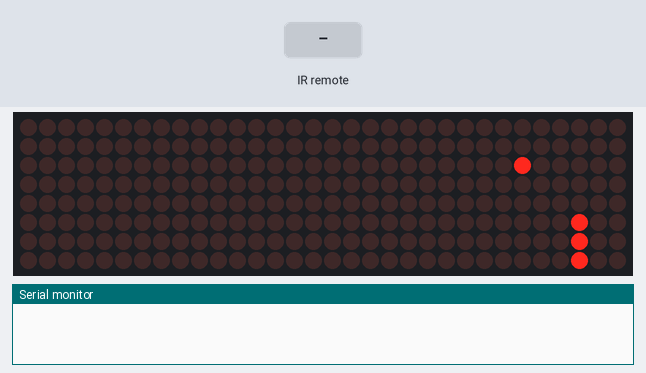
Bench run of a sketch on a simulated ESP8266 (NodeMCU). On the bench: 32×8 LED matrix, the last lines printed to the serial monitor. The test bench sets the inputs (shaded band). Random numbers use the default seed unless the sketch sets one. At 9.6 s the program restarts the board; the recording ends there.

Above: at 1.98 s.
2.0 s: infrared code 0xFF10EF received
At 2.49 s:
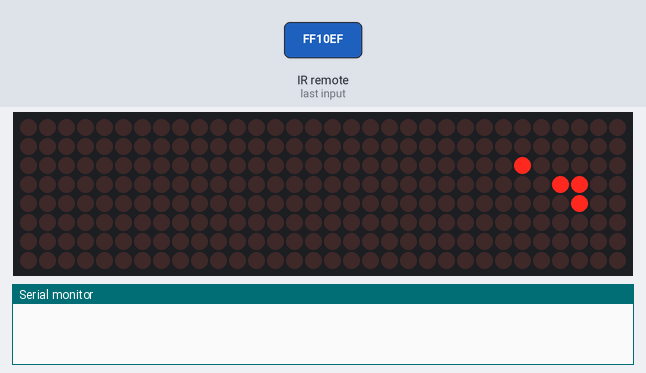
4.2 s: infrared code 0xFF18E7 received
At 4.68 s:
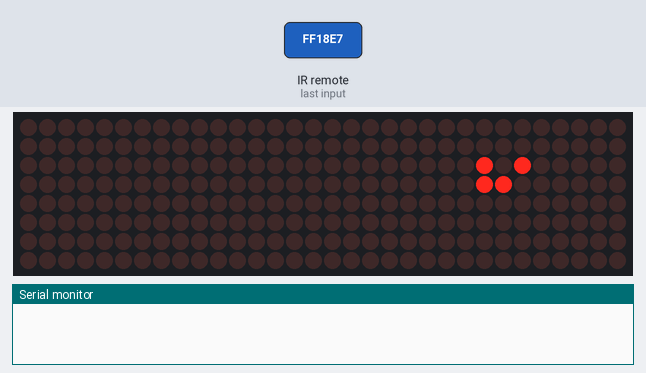
6.6 s: infrared code 0xFF5AA5 received
At 7.04 s:
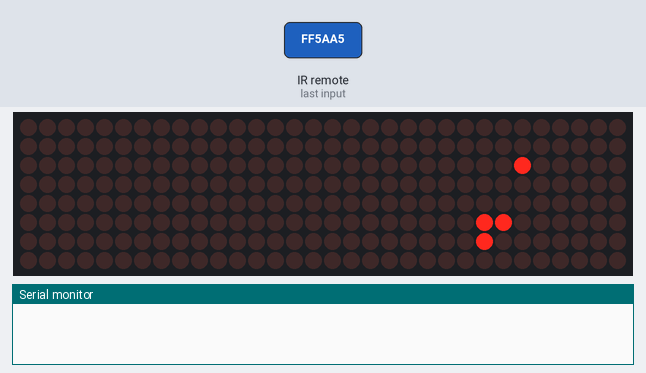
8.9 s: infrared code 0xFF38C7 received
At 9.39 s:
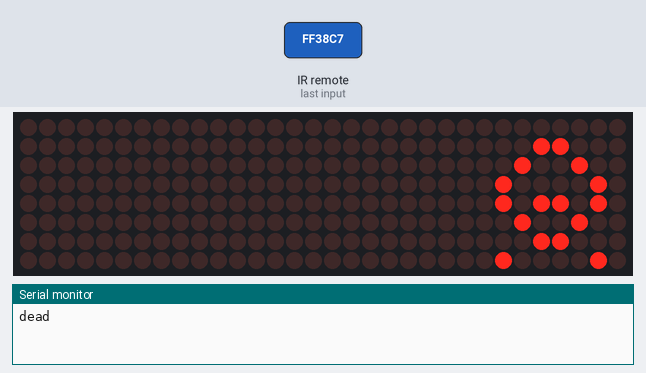
Timing chart, 0 to 9.6 s (numbered marks = the images above; inputs shaded):
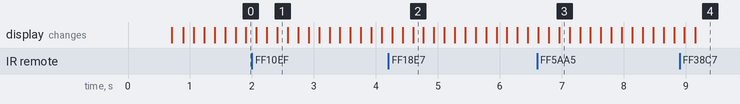

The sketch:

Snakes.ino
```cpp
#include "snake.h"
#include <LedControl.h>
#include <IRremoteESP8266.h>
#include <IRrecv.h>
#include <IRutils.h>
auto din = D1;
auto cs = D2;
auto clk = D3;
auto RI = D5;
IRrecv myIR(RI);        //红外模块，用来控制蛇蛇的方向，因为我的按钮还没到:<
decode_results results; //转换红外数据
byte win_code[] = {0x00, 0x7E, 0x42, 0x7A, 0x40, 0x3E, 0x08, 0x00};
byte dead_code[] = {0x00, 0x18, 0x24, 0x42, 0x5A, 0x24, 0x18, 0x42};
LedControl lc(din, clk, cs, 4);
snake snakes(3, 8, 8);
void show();
void setup()
{
    myIR.enableIRIn(RI);
    lc.shutdown(0, false);
    lc.setIntensity(0, 1);
    lc.clearDisplay(0);
    for (char i = 0; i < 8; i++)
    {
        lc.setRow(0, i, win_code[i]);
    }
    delay(700);
    lc.clearDisplay(0);
    show();
}

void loop()
{
    delay(150);
    show();
    snakes.move();
    if (snakes.snake_head_local() == snakes.read_food())
    {
        snakes.eat();
    }
    if (snakes.read_wined())
    {
        for (char i = 0; i < 8; i++)
        {
            lc.setRow(0, i, win_code[i]);
        }
        Serial.println("wined");
        delay(500);
        exit(0);
    }
    if (!snakes.health())
    {
        for (char i = 0; i < 8; i++)
        {
            lc.setRow(0, i, dead_code[i]);
        }
        Serial.println("dead");
        delay(500);
        exit(0);
    }
    RI_control();
}
void show() //已经验证此函数没有问题，snake 数据结构没有问题
{
    lc.clearDisplay(0);
    delay(1);
    for (char i = 0; i < 8; i++)
    {
        for (char j = 0; j < 8; j++)
        {
            lc.setLed(0, i, j, snakes.show()[i * snakes.return_map_sturct().widght + j]);
        }
    }
    return;
}
void RI_control()
{
    if (myIR.decode(&results))
    {
        myIR.resume();
        if (results.value == 0xFF18E7)
        {
            snakes.contorl(0);
        }
        if (results.value == 0xFF4AB5)
        {
            snakes.contorl(1);
        }
        if (results.value == 0xFF10EF)
        {
            snakes.contorl(2);
        }
        if (results.value == 0xFF5AA5)
        {
            snakes.contorl(3);
        }
        if (results.value == 0xFF38C7)
        {
            snakes.dead();
        }
    }
    return;
}
```

food.h
```cpp
#pragma once
#include "Arduino.h"
#include "map.h"
/*包含食物的方法：产生、食物的当前位置
食物的消失在snake 类内部方法内部实现
*/
class food
{
private:
    body food_local;

public:
    food()
    {
        // food_local.x = 5;
        // food_local.y = 0; //测试代码，不控制的条件下eat
        food_local.x = 2;
        food_local.y = 2;
    };
    body &read_food()
    {
        return food_local;
    }
    body &new_food()
    {
        food_local.x = random(0, 8);
        food_local.y = random(0, 8);
        return food_local;
    }
};
```

map.h
```cpp
#pragma once
#include <Arduino.h>
//存放着地图相关的数据结构和方法，即屏幕点；在snake 类中委托构造
struct map_sturct
{
    char height, widght;
    map_sturct &operator=(map_sturct m)
    {
        height = m.height;
        widght = m.widght;
        return *this;
    }
};
struct body
{
    char x;
    char y;
    body &operator=(body b)
    {
        x = b.x;
        y = b.y;
        return *this;
    }
    bool operator==(body b)
    {
        if ((b.x == x) && (b.y == y))
        {
            return true;
        }
        else
        {
            return false;
        }
    }
};
class map
{
private:
    const char height, width;
    byte *mapdata;
    map_sturct mpst;

public:
    map() = default;
    map(char h = 8, char w = 8) : height(h), width(w)
    {
        mapdata = new byte[height * width];
        //一维数组保命:<
        mpst.height = height;
        mpst.widght = width;
        inint_map();
    }
    ~map()
    {
        delete[] mapdata;
    }
    void writ(char, char, bool);
    byte* show();
    map_sturct return_map_sturct();
    void inint_map();
};
void map::inint_map()
{
    for (unsigned char i = 0; i < width * height; i++)
    {
        mapdata[i] = false;
    }
}
void map::writ(char x, char y, bool d)
//单行向二维转换，h*W+w=D,(w,h),(x,y),D=y*X+x
{
    mapdata[y * width + x] = d;
}
map_sturct map::return_map_sturct()
{
    return mpst;
}
byte* map::show()
{
    return mapdata;
}
```

snake.h
```cpp
#pragma once
#include <Arduino.h>
#include "food.h"
#include "map.h"
/*debug 日记,误将inint() 写成init(),导致不断重启,已经改为inint_map(),功能正常*/
/* snake 类包含了，贪吃蛇的方法：移动、进食、死亡、方向改变、获得食物、胜利、死亡
和对应的数据，但是还有一个Bug 即有时会莫名的胜利/重启，在吃了food 后，可能是
胜利条件的判断有误，或者是have_food() 有问题:|，不管如何我没能排查出来:{ */
/*是否进食的逻辑本文件未实现，外部文件可以这样使用
 if (snakes.snake_head_local() == snakes.read_food())
    {
        snakes.eat();
    }
*/
//头前进，尾巴消失的方法进行移动的模拟，吃了后尾巴变长再移动
const bool mode = true;
//是否存在蛇蛇
class snake : public map, public food
{
private:
    char snakelong;
    unsigned char trend = 0;  //用control 修改trend，方向修改问题放在control 里处理
                              //trend 指导move ，两相隔离
    unsigned char runing = 0; //当前是咋跑的
    body *snake_body;
    bool live = true;
    bool wined = false;

public:
    snake() = default;
    snake(char sl = 3, char w = 8, char h = 8) : snakelong(sl), map(w, h), food()
    {
        snake_body = new body[snakelong];
        for (char i = 0; i < sl; i++)
        {
            snake_body[i].y = i + 3;
            snake_body[i].x = 5;
        }
        for (unsigned char i = 0; i < snakelong; i++)
        {
            writ(snake_body[i].x, snake_body[i].y, mode);
        }
        writ(read_food().x, read_food().y, mode);
    }
    ~snake()
    {
        delete[] snake_body;
    }
    void contorl(char);
    void eat();
    body &snake_head_local();
    void move();
    void dead();
    bool health();
    void have_food();
    void win();
    bool read_wined();
};
void snake::eat()
//是否吃到食物由外部控制，本函数只控制吃这一行为
{
    snakelong++;
    map_sturct smpst = return_map_sturct();
    auto new_snake_body = new body[snakelong];
    for (char i = 0; i < snakelong - 1; i++)
    {
        new_snake_body[i] = snake_body[i];
    }
    delete[] snake_body;
    if (new_snake_body[snakelong - 2].x == new_snake_body[snakelong - 3].x)
    {
        new_snake_body[snakelong-1].x = new_snake_body[snakelong - 2].x;
        if (new_snake_body[snakelong - 2].y < new_snake_body[snakelong - 3].y)
        //竖着向下
        {
            new_snake_body[snakelong-1].y = new_snake_body[snakelong - 2].y - 1;
        }
        else
        {
            new_snake_body[snakelong-1].y = new_snake_body[snakelong - 2].y + 1;
        }
        if (new_snake_body[snakelong-1].y < 0)
        {
            new_snake_body[snakelong-1].y = smpst.height - 1;
        }
        else if (new_snake_body[snakelong-1].y > smpst.height - 1)
        {
            new_snake_body[snakelong-1].y = 0;
        }
    }
    else if (new_snake_body[snakelong - 2].y == new_snake_body[snakelong - 3].y)
    {
        new_snake_body[snakelong-1].x = new_snake_body[snakelong - 2].x;
        if (new_snake_body[snakelong - 2].x < new_snake_body[snakelong - 3].x)
        //横着向右
        {
            new_snake_body[snakelong-1].x = new_snake_body[snakelong - 2].x - 1;
        }
        else
        {
            new_snake_body[snakelong-1].x = new_snake_body[snakelong - 2].x + 1;
        }
        if (new_snake_body[snakelong-1].x < 0)
        {
            new_snake_body[snakelong-1].x = smpst.widght - 1;
        }
        else if (new_snake_body[snakelong-1].x > smpst.widght - 1)
        {
            new_snake_body[snakelong-1].x = 0;
        }
    }
    snake_body = new_snake_body;
    inint_map();
    for (unsigned char i = 0; i < snakelong; i++)
    {
        writ(snake_body[i].x, snake_body[i].y, mode);
    }
    have_food();
    if (snake_body[snakelong-1] == snake_head_local())
    {
        dead();
    }
    writ(read_food().x, read_food().y, mode);
}
void snake::move()
{
    map_sturct smpst;
    smpst = return_map_sturct();
    switch (trend)
    {
    case 0:
        //up
        for (char i = snakelong; i > 0; i--)
        {
            snake_body[i] = snake_body[i - 1];
        }
        snake_body[0].x = snake_body[1].x;
        snake_body[0].y = (snake_body[0].y - 1) < 0 ? smpst.height - 1 : (snake_body[0].y - 1);
        runing = 0;
        break;
    case 1:
        //down
        for (char i = snakelong; i > 0; i--)
        {
            snake_body[i] = snake_body[i - 1];
        }
        snake_body[0].x = snake_body[1].x;
        snake_body[0].y = (snake_body[0].y + 1) > smpst.height - 1 ? 0 : (snake_body[0].y + 1);
        runing = 1;
        break;
    case 2:
        //lift
        for (char i = snakelong; i > 0; i--)
        {
            snake_body[i] = snake_body[i - 1];
        }
        snake_body[0].y = snake_body[1].y;
        snake_body[0].x = (snake_body[0].x - 1) < 0 ? smpst.widght - 1 : (snake_body[0].x - 1);
        runing = 2;
        break;
    case 3:
        // right
        for (char i = snakelong; i > 0; i--)
        {
            snake_body[i] = snake_body[i - 1];
        }
        snake_body[0].y = snake_body[1].y;
        snake_body[0].x = (snake_body[0].x + 1) > smpst.widght - 1 ? 0 : (snake_body[0].x + 1);
        runing = 3;
        break;
    default:
        break;
    };
    inint_map();
    for (unsigned char i = 0; i < snakelong; i++)
    {
        writ(snake_body[i].x, snake_body[i].y, mode);
    }
    writ(read_food().x, read_food().y, mode);
    //死了没？,身体和头的重合判断，上面已经完成了坐标移动，故重合即去世
    bool test = false;
    for (unsigned char i = 1; i < snakelong; i++) //从1开始，0是头，头肯定和头重合的:>
    {
        test = test || (snake_head_local() == snake_body[i]);
    }
    if (test)
    {
        dead();
    }
}
body &snake::snake_head_local()
//返回引用，可以在其后直接用‘.’使用x，y位置
{
    return snake_body[0];
}
void snake::dead()
{
    live = false;
}
bool snake::health()
{
    return live;
}
void snake::contorl(char ct)
//control 不可改变runing ，runing由move 维护。
{
    if (ct == runing)
    {
        return;
    }
    switch (ct)
    {
    case 0:
        if (runing == 1)
        {
            break;
        }
        trend = 0;
        break;
    case 1:
        if (runing == 0)
        {
            break;
        }
        trend = 1;
        break;
    case 2:
        if (runing == 3)
        {
            break;
        }
        trend = 2;
        break;
    case 3:
        if (runing == 2)
        {
            break;
        }
        trend = 3;
        break;
    default:
        break;
    }
    return;
}
void snake::have_food()
{
    if (snakelong == (return_map_sturct().widght * return_map_sturct().height - 1))
    {
        win();
        return;
    }
    body b = new_food();
    bool test = false;
    while (true)
    {
        for (unsigned char i = 0; i < snakelong; i++)
        {
            test = test || (snake_body[i] == b);
        }
        if (!test)
        {
            return;
        }
        b = new_food();
        test=false;
    }
}
void snake::win()
{
    wined = true;
}
bool snake::read_wined()
{
    return wined;
}
```
